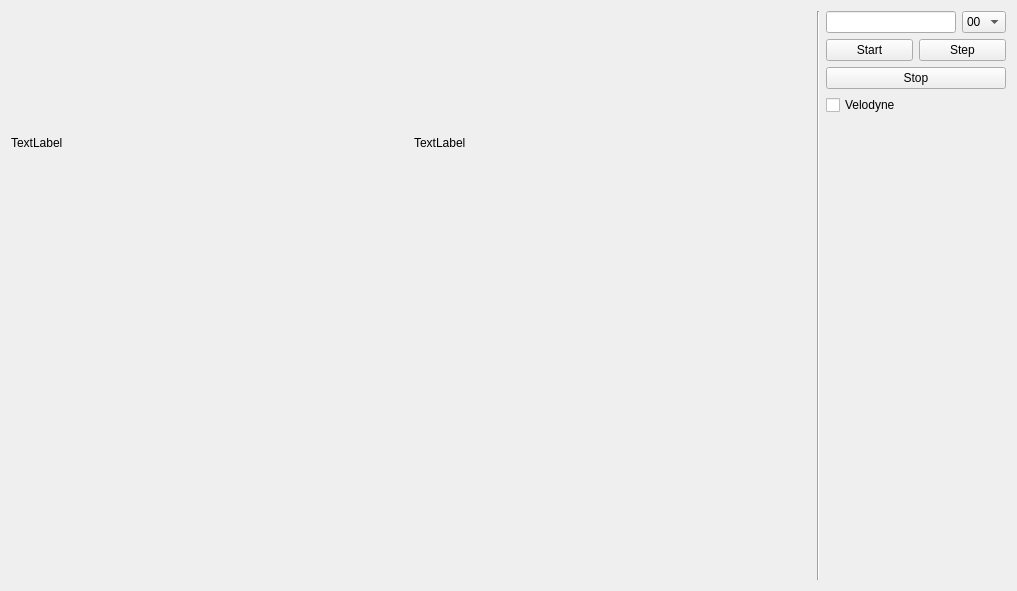
<?xml version="1.0" encoding="UTF-8"?>
<ui version="4.0">
 <class>window</class>
 <widget class="QWidget" name="window">
  <property name="geometry">
   <rect>
    <x>0</x>
    <y>0</y>
    <width>1017</width>
    <height>591</height>
   </rect>
  </property>
  <property name="windowTitle">
   <string>window</string>
  </property>
  <layout class="QVBoxLayout" name="verticalLayout">
   <item>
    <layout class="QHBoxLayout" name="horizontalLayout_4">
     <property name="rightMargin">
      <number>0</number>
     </property>
     <item>
      <layout class="QVBoxLayout" name="verticalLayout_2">
       <property name="spacing">
        <number>5</number>
       </property>
       <item>
        <layout class="QHBoxLayout" name="horizontalLayout_8">
         <item>
          <widget class="QLabel" name="leftcamLabel">
           <property name="text">
            <string>TextLabel</string>
           </property>
          </widget>
         </item>
         <item>
          <widget class="QLabel" name="rightcamLabel">
           <property name="text">
            <string>TextLabel</string>
           </property>
          </widget>
         </item>
        </layout>
       </item>
       <item>
        <widget class="MyGLWidget" name="myGLWidget" native="true">
         <property name="minimumSize">
          <size>
           <width>800</width>
           <height>300</height>
          </size>
         </property>
        </widget>
       </item>
      </layout>
     </item>
     <item>
      <widget class="Line" name="line">
       <property name="sizePolicy">
        <sizepolicy hsizetype="Fixed" vsizetype="Minimum">
         <horstretch>0</horstretch>
         <verstretch>0</verstretch>
        </sizepolicy>
       </property>
       <property name="orientation">
        <enum>Qt::Vertical</enum>
       </property>
      </widget>
     </item>
     <item>
      <layout class="QVBoxLayout" name="verticalLayout_3">
       <item>
        <layout class="QHBoxLayout" name="horizontalLayout_5">
         <item>
          <widget class="QLineEdit" name="lineEdit">
           <property name="sizePolicy">
            <sizepolicy hsizetype="Preferred" vsizetype="Fixed">
             <horstretch>0</horstretch>
             <verstretch>0</verstretch>
            </sizepolicy>
           </property>
          </widget>
         </item>
         <item>
          <widget class="QComboBox" name="comboBox">
           <property name="sizePolicy">
            <sizepolicy hsizetype="Fixed" vsizetype="Fixed">
             <horstretch>0</horstretch>
             <verstretch>0</verstretch>
            </sizepolicy>
           </property>
           <item>
            <property name="text">
             <string>00</string>
            </property>
           </item>
           <item>
            <property name="text">
             <string>01</string>
            </property>
           </item>
           <item>
            <property name="text">
             <string>02</string>
            </property>
           </item>
           <item>
            <property name="text">
             <string>03</string>
            </property>
           </item>
           <item>
            <property name="text">
             <string>04</string>
            </property>
           </item>
           <item>
            <property name="text">
             <string>05</string>
            </property>
           </item>
           <item>
            <property name="text">
             <string>06</string>
            </property>
           </item>
           <item>
            <property name="text">
             <string>07</string>
            </property>
           </item>
           <item>
            <property name="text">
             <string>08</string>
            </property>
           </item>
          </widget>
         </item>
        </layout>
       </item>
       <item>
        <layout class="QHBoxLayout" name="horizontalLayout_6">
         <item>
          <widget class="QPushButton" name="startButton">
           <property name="text">
            <string>Start</string>
           </property>
          </widget>
         </item>
         <item>
          <widget class="QPushButton" name="stepButton">
           <property name="text">
            <string>Step</string>
           </property>
          </widget>
         </item>
        </layout>
       </item>
       <item>
        <widget class="QPushButton" name="stopButton">
         <property name="text">
          <string>Stop</string>
         </property>
        </widget>
       </item>
       <item>
        <widget class="QCheckBox" name="vlpCheckBox">
         <property name="text">
          <string>Velodyne</string>
         </property>
        </widget>
       </item>
       <item>
        <spacer name="verticalSpacer">
         <property name="orientation">
          <enum>Qt::Vertical</enum>
         </property>
         <property name="sizeHint" stdset="0">
          <size>
           <width>20</width>
           <height>40</height>
          </size>
         </property>
        </spacer>
       </item>
      </layout>
     </item>
    </layout>
   </item>
  </layout>
 </widget>
 <layoutdefault spacing="6" margin="11"/>
 <customwidgets>
  <customwidget>
   <class>MyGLWidget</class>
   <extends>QWidget</extends>
   <header>myglwidget.h</header>
   <container>1</container>
   <slots>
    <slot>setXRotation(int)</slot>
    <slot>setYRotation(int)</slot>
    <slot>setZRotation(int)</slot>
   </slots>
  </customwidget>
 </customwidgets>
 <resources/>
 <connections/>
</ui>
